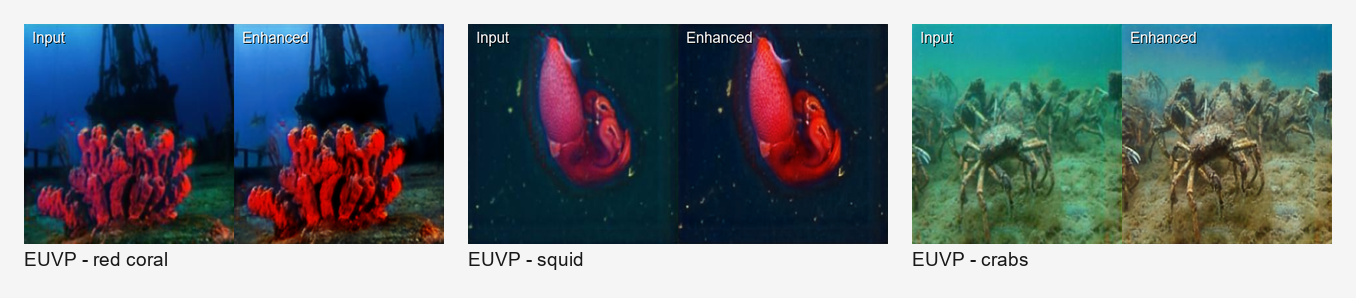
#> input picture results/figures/euvp_3panel.png, 1356 x 298 px, given in place of im_u113__comparison.png, which was not available
$ python create_euvp_4panel_figure.py
#> lines starting #> are read from the running program, lines starting #| are printed output that depends on the picture; pictures that were not available may be replaced by others from this repository, and a replacement may not be noted
from pathlib import Path

from PIL import Image, ImageDraw, ImageFont


PROJECT_ROOT = Path(__file__).resolve().parents[1]
OUTPUT_PATH = PROJECT_ROOT / "results" / "figures" / "euvp_4panel.png"

ITEMS = [
    {
        "path": PROJECT_ROOT / "results" / "validation" / "im_u113__comparison.png",
        "label": "EUVP - red coral",
    },
    {
        "path": PROJECT_ROOT / "results" / "validation" / "im_u881__comparison.png",
        "label": "EUVP - squid",
    },
    {
        "path": PROJECT_ROOT / "results" / "validation" / "im_f2354__comparison.png",
        "label": "EUVP - crabs",
    },
    {
        "path": PROJECT_ROOT / "results" / "validation" / "im_f1010__comparison.png",
        "label": "EUVP - coral fish",
    },
]


def get_font(size: int):
    for candidate in ("arial.ttf", "DejaVuSans.ttf"):
        try:
            return ImageFont.truetype(candidate, size)
        except OSError:
            continue
    return ImageFont.load_default()


def main():
    cell_width = 420
    cell_height = 220
    cols = 2
    rows = 2
    margin = 28
    label_height = 30

    canvas_w = cols * cell_width + (cols + 1) * margin
    canvas_h = rows * (cell_height + label_height) + (rows + 1) * margin
    canvas = Image.new("RGB", (canvas_w, canvas_h), (245, 245, 245))
#> canvas: PIL image 924x584 RGB; every value is 245
    draw = ImageDraw.Draw(canvas)
    font = get_font(20)

    for idx, item in enumerate(ITEMS):
        image = Image.open(item["path"]).convert("RGB")
#> image is the input picture: PIL image 1356x298 RGB; mean R, G, B 110.6, 122.5, 128.1
        image = image.resize((cell_width, cell_height), Image.Resampling.LANCZOS)
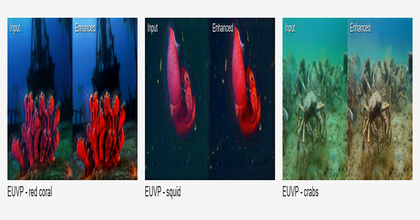
#> image: PIL image 420x220 RGB; mean R, G, B 110.6, 122.5, 128

        row, col = divmod(idx, cols)
        x = margin + col * (cell_width + margin)
        y = margin + row * (cell_height + label_height + margin)

        canvas.paste(image, (x, y))
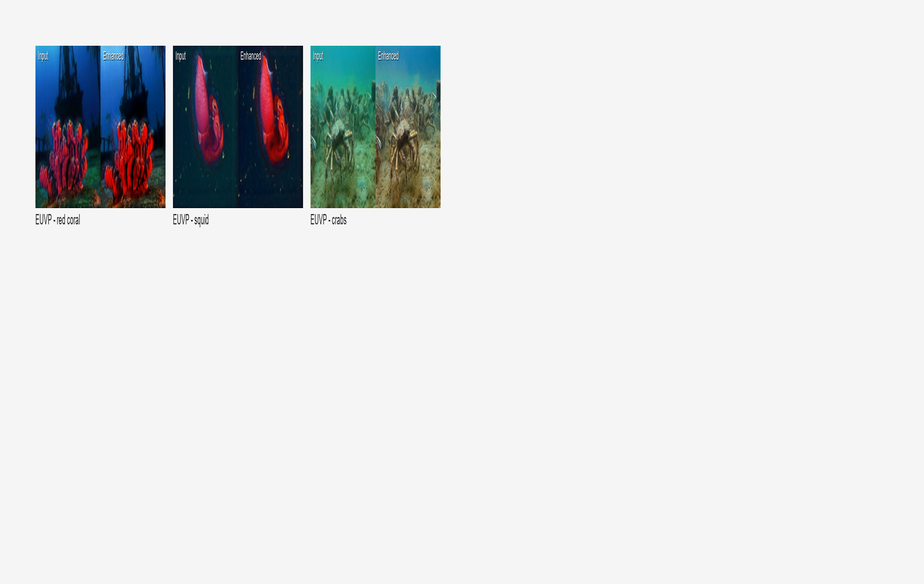
#> canvas: PIL image 924x584 RGB; mean R, G, B 222, 224, 225
        draw.text((x, y + cell_height + 4), item["label"], fill=(25, 25, 25), font=font)
#> pass 2 of the loop in main, `for idx, item in enumerate(ITEMS):`:
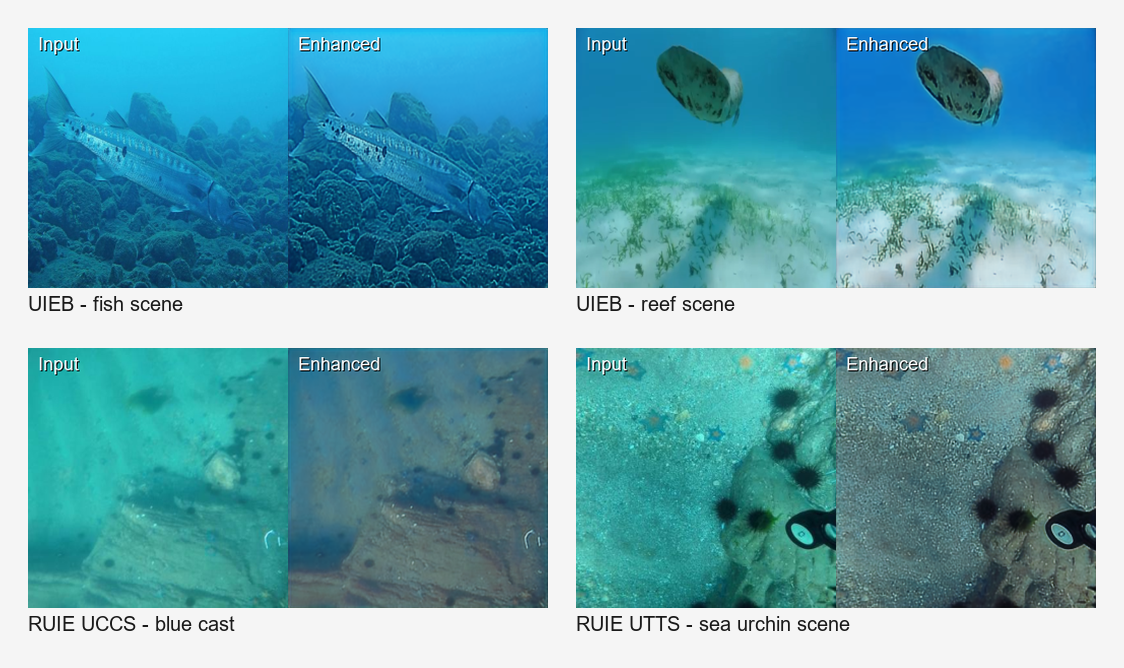
#> input picture results/figures/cross_domain_4panel.png, 1124 x 668 px, given in place of im_u881__comparison.png, which was not available
#> in main, image is the input picture: PIL image 1124x668 RGB; mean R, G, B 106.7, 166.5, 178
#> in main, `image = image.resize((cell_width, cell_height), Image.Resampling.LANCZ..`:
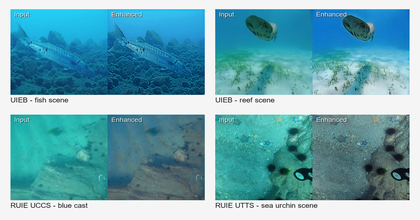
#> image: PIL image 420x220 RGB; mean R, G, B 106.6, 166.5, 178
#> in main, `canvas.paste(image, (x, y))`:
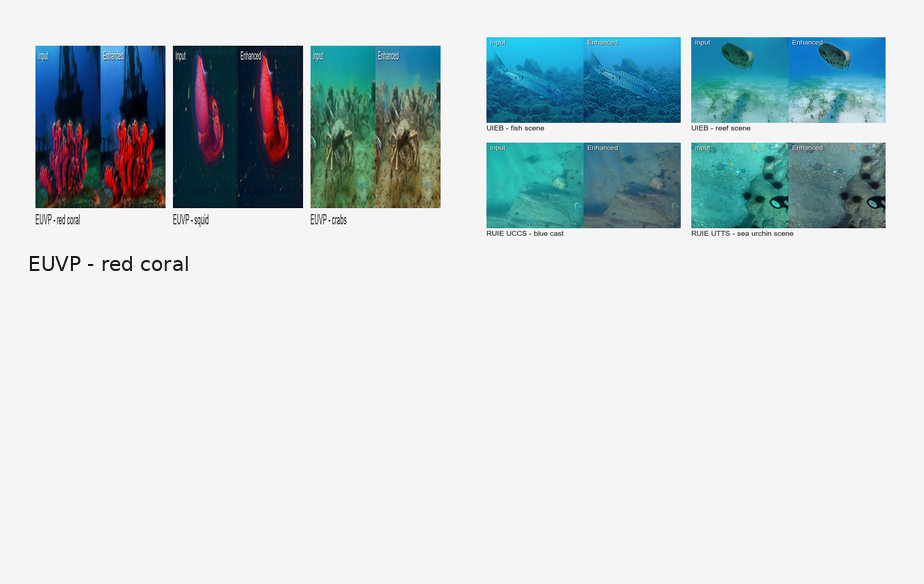
#> canvas: PIL image 924x584 RGB; mean R, G, B 198, 210.3, 213.2

    OUTPUT_PATH.parent.mkdir(parents=True, exist_ok=True)
    canvas.save(OUTPUT_PATH)
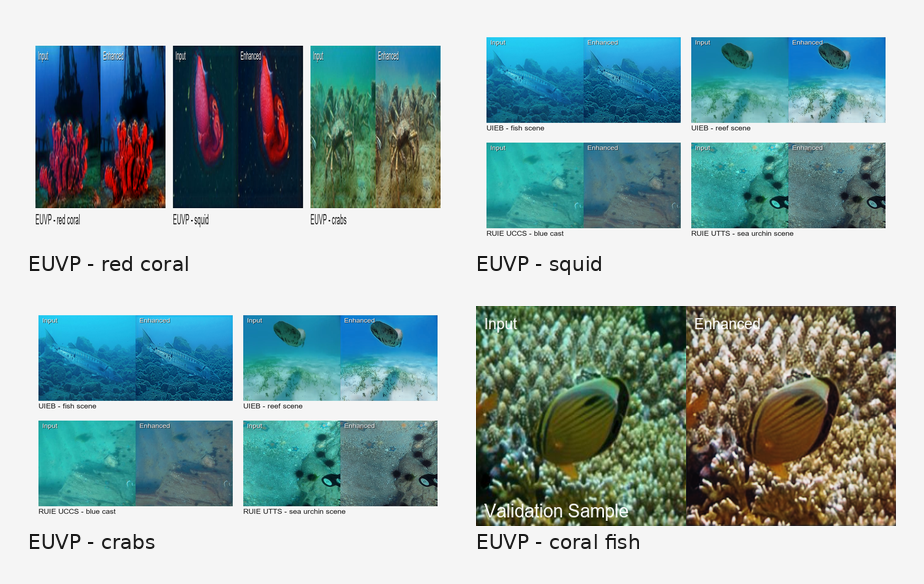
#> saved as euvp_4panel.png: PIL image 924x584 RGB; mean R, G, B 149.3, 172.1, 171.9
    print(f"Saved -> {OUTPUT_PATH}")


if __name__ == "__main__":
    main()
